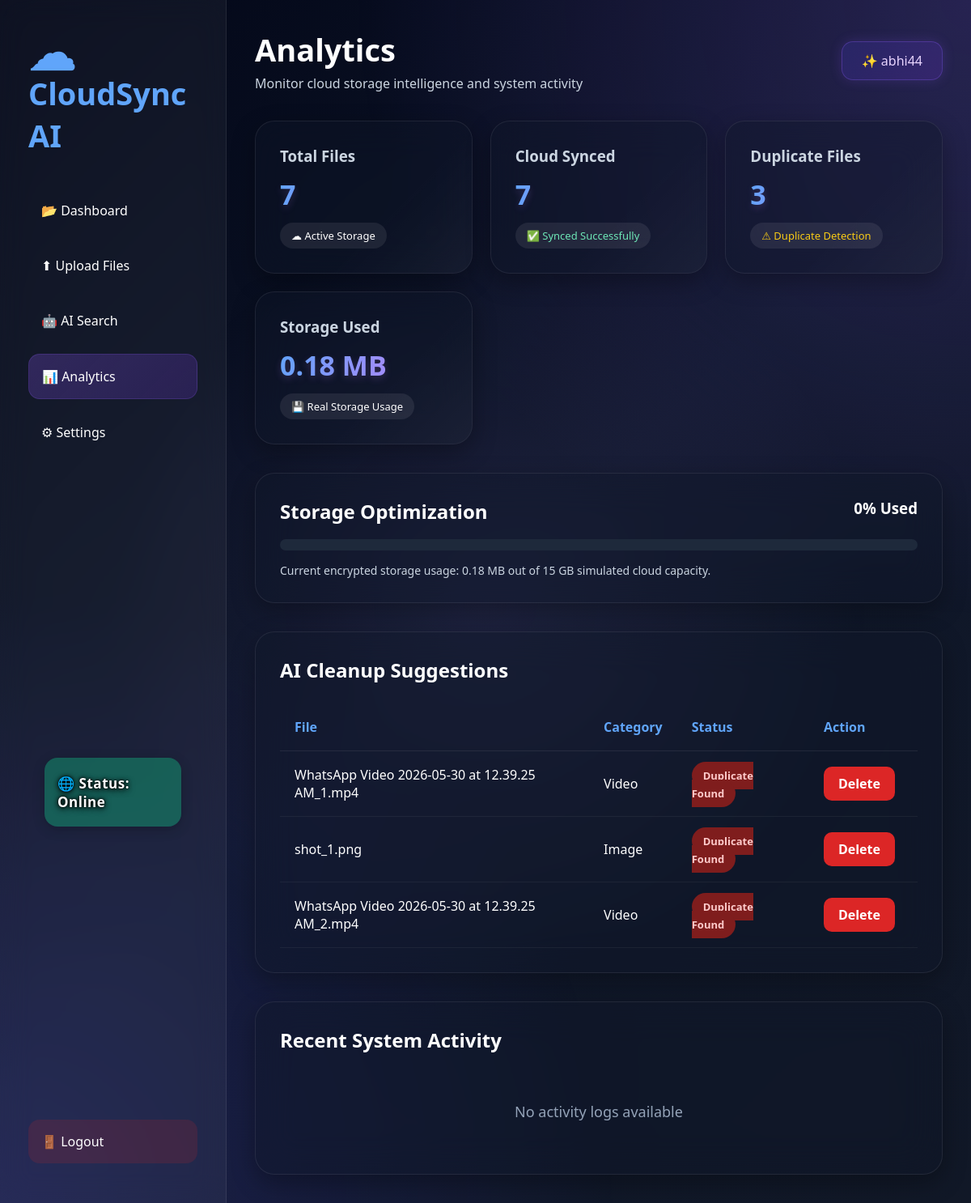
/analytics (signed in), run on the app's committed database.
### tables this page shows
CREATE TABLE files (
        id INTEGER PRIMARY KEY AUTOINCREMENT,
        username TEXT,
        filename TEXT,
        category TEXT,
        duplicate_status TEXT,
        sync_status TEXT
    , file_hash TEXT);

### app.py (the view)
@app.route('/analytics')
def analytics():
    if 'user' not in session:
        return redirect('/')
    total, synced, duplicates = get_analytics(session['user'])
    conn = sqlite3.connect('database.db')
    cursor = conn.cursor()
    cursor.execute('SELECT * FROM files WHERE username=? AND duplicate_status LIKE ?', (session['user'], 'Duplicate%'))
    duplicate_files = cursor.fetchall()
    conn.close()
    activity_logs = []
    if os.path.exists('logs/activity.log'):
        with open('logs/activity.log', 'r', encoding='utf-8') as file:
            activity_logs = file.readlines()[-10:]
            activity_logs.reverse()
    _, storage_used, storage_percent = calculate_storage()
    user_settings = get_settings(session['user'])
    return render_template(
        'analytics.html',
        total=total,
        synced=synced,
        duplicates=duplicates,
        duplicate_files=duplicate_files,
        activity_logs=activity_logs,
        storage_used=storage_used,
        storage_percent=storage_percent,
        settings=user_settings
    )

### app.py (called while the page is built)
def calculate_storage():
    total_size = 0
    if not os.path.exists(UPLOAD_FOLDER):
        return 0, "0.00 MB", 0.0
    for file in os.listdir(UPLOAD_FOLDER):
        path = os.path.join(UPLOAD_FOLDER, file)
        if os.path.isfile(path):
            total_size += os.path.getsize(path)
    gb = total_size / (1024 * 1024 * 1024)
    mb = total_size / (1024 * 1024)
    if gb >= 1:
        storage_str = f"{gb:.2f} GB"
    else:
        storage_str = f"{mb:.2f} MB"
    max_storage_gb = 15.0
    current_gb = total_size / (1024 * 1024 * 1024)
    storage_percent = min(round((current_gb / max_storage_gb) * 100, 1), 100.0)
    return total_size, storage_str, storage_percent

### modules/analytics.py (called while the page is built)
def get_analytics(username):
    conn = sqlite3.connect('database.db')
    cursor = conn.cursor()
    cursor.execute(
        '''
        SELECT COUNT(*)
        FROM files
        WHERE username=?
        ''',
        (username,)
    )
    total = cursor.fetchone()[0]
    cursor.execute(
        '''
        SELECT COUNT(*)
        FROM files
        WHERE username=?
        AND sync_status=?
        ''',
        (username, "Synced")
    )
    synced = cursor.fetchone()[0]
    cursor.execute(
        '''
        SELECT COUNT(*)
        FROM files
        WHERE username=?
        AND duplicate_status LIKE ?
        ''',
        (username, "%Duplicate%")
    )
    duplicates = cursor.fetchone()[0]
    conn.close()
    return total, synced, duplicates

### templates/analytics.html (shortened to what this page needs)
<!DOCTYPE html>
<html lang="en">
<head>
<link rel="stylesheet"
href="{{ url_for('static', filename='style.css') }}">
</head>
<body>
<div class="background-blur"></div>
<div class="dashboard">
<div class="sidebar">
<div>
<h1 onclick="window.location.href='/dashboard'" style="cursor: pointer;" title="Go to Dashboard"><span class="cloud-icon"></span> CloudSync AI</h1>
<a href="/dashboard">
📂 Dashboard
</a>
<a href="/upload">
⬆ Upload Files
</a>
<a href="/search">
🤖 AI Search
</a>
<a href="/analytics"
class="active-link">
📊 Analytics
</a>
<a href="/settings">
⚙ Settings
</a>
</div>
<a href="/check-network" class="network-btn" style="position: relative; display: flex; align-items: center; justify-content: center; min-height: 85px; margin: 20px; border-radius: 16px; color: #ffffff; text-decoration: none; font-weight: 800; transition: 0.3s; overflow: hidden; background: {{ 'rgba(16, 185, 129, 0.4)' if session.get('is_online', True) else 'rgba(100, 116, 139, 0.4)' }}; box-shadow: 0 4px 15px rgba(0,0,0,0.2);">
    <video autoplay loop muted playsinline style="position: absolute; top: 0; left: 0; width: 100%; height: 100%; object-fit: cover; z-index: 0; opacity: 0.85; pointer-events: none;">
        <source src="{{ url_for('static', filename='gifs/online.mp4' if session.get('is_online', True) else 'gifs/offline.mp4') }}" type="video/mp4">
    </video>
    <span style="position: relative; z-index: 1; font-size: 17px; letter-spacing: 0.5px; text-shadow: 0 2px 8px #000, 0 0 5px #000, 0 0 2px #000;">
        {{ '🌐 Status: Online' if session.get('is_online', True) else '🔌 Status: Offline' }}
    </span>
</a>
<a href="/logout"
class="logout-btn">
🚪 Logout
</a>
</div>
<div class="main-content">
<div class="topbar">
<div>
<h2>Analytics</h2>
<p class="top-text">
Monitor cloud storage intelligence and system activity
</p>
</div>
<div class="profile-box" style="background: linear-gradient(135deg, rgba(79, 70, 229, 0.2), rgba(124, 58, 237, 0.2)); border: 1px solid rgba(139, 92, 246, 0.3); color: #e9d5ff; box-shadow: 0 0 15px rgba(139, 92, 246, 0.2);">
✨ {{ session.get('user', 'User') }}
</div>
</div>
<div class="cards">
<div class="card">
<h3>Total Files</h3>
<p>{{ total if total else 0 }}</p>
<div class="card-status">
☁ Active Storage
</div>
</div>
<div class="card">
<h3>Cloud Synced</h3>
<p>{{ synced if synced else 0 }}</p>
<div class="card-status synced-text">
✅ Synced Successfully
</div>
</div>
<div class="card">
<h3>Duplicate Files</h3>
<p>{{ duplicates if duplicates else 0 }}</p>
<div class="card-status secure-text">
⚠ Duplicate Detection
</div>
</div>
<div class="card">
<h3>Storage Used</h3>
<p>{{ storage_used if storage_used else '0.00 MB' }}</p>
<div class="card-status">
💾 Real Storage Usage
</div>
</div>
</div>
<div class="storage-card">
<div class="storage-top">
<h2>Storage Optimization</h2>
<h3>{{ storage_percent if storage_percent else 0 }}% Used</h3>
</div>
<div class="progress-bar">
</div>
<p class="storage-text">
Current encrypted storage usage:
{{ storage_used if storage_used else '0.00 MB' }} out of 15 GB simulated cloud capacity.
</p>
</div>
<div class="table-section">
<div class="table-header">
<h2>AI Cleanup Suggestions</h2>
</div>
{% if duplicate_files %}
<table>
<thead>
<tr>
<th>File</th>
<th>Category</th>
<th>Status</th>
<th>Action</th>
</tr>
</thead>
<tbody>
{% for file in duplicate_files %}
<tr>
<td>{{ file[2] }}</td>
<td>{{ file[3] }}</td>
<td>
<span class="duplicate-badge">
Duplicate Found
</span>
</td>
<td>
<a href="/delete/{{ file[2] }}">
<button class="delete-btn">
Delete</button>
</a>
</td>
</tr>
{% endfor %}
</tbody>
</table>
{% else %}
<div class="empty-state">
✅ No duplicate files detected
</div>
{% endif %}
</div>
<div class="table-section"
style="margin-top:35px;">
<div class="table-header">
<h2>Recent System Activity</h2>
</div>
{% if activity_logs %}
<table>
<thead>
<tr>
<th>Activity Logs</th>
</tr>
</thead>
<tbody>
{% for log in activity_logs %}
<tr>
<td>{{ log }}</td>
</tr>
{% endfor %}
</tbody>
</table>
{% else %}
<div class="empty-state">
No activity logs available
</div>
{% endif %}
</div>
</div>
</div>
</body>
</html>

### data on the page
files: filename "WhatsApp Video 2026-05-30 at 12.39.25 AM_1.mp4", category "Video"
files: filename "shot_1.png", category "Image"
files: filename "WhatsApp Video 2026-05-30 at 12.39.25 AM_2.mp4", category "Video"

### other printed values
{{ session.get('user', 'User') }} "abhi44"
{{ total if total else 0 }} "7"
{{ synced if synced else 0 }} "7"
{{ duplicates if duplicates else 0 }} "3"
{{ storage_used if storage_used else '0.00 MB' }} "0.18 MB"
{{ storage_percent if storage_percent else 0 }} "0"
